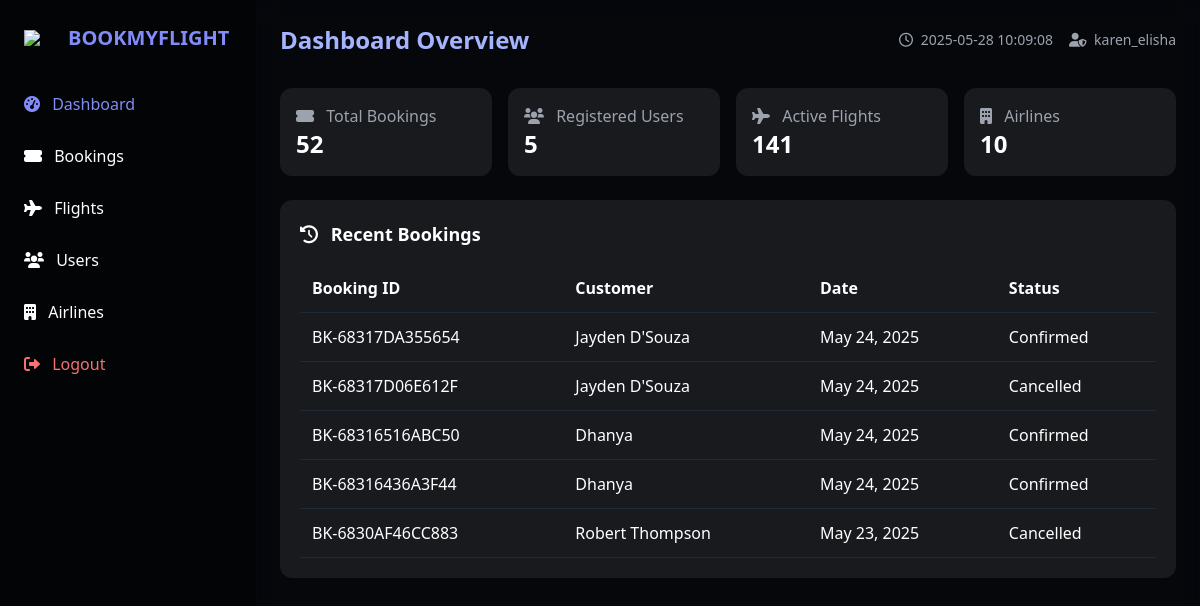
/test.php (signed in), run on an earlier commit of the app's database.
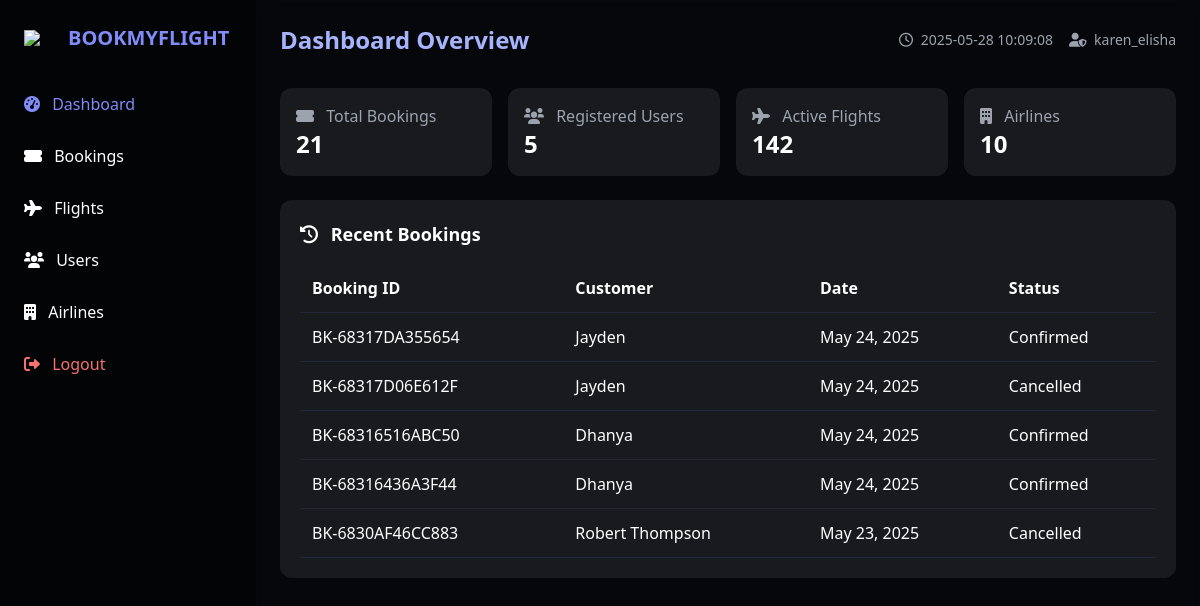
And on a later commit of the database.
### tables this page shows
CREATE TABLE `bookings` (
  `booking_id` int(11) NOT NULL,
  `booking_reference` varchar(20) NOT NULL,
  `user_id` int(11) NOT NULL,
  `flight_id` int(11) NOT NULL,
  `booking_date` datetime NOT NULL,
  `travel_date` date NOT NULL,
  `num_passengers` int(11) NOT NULL,
  `total_amount` decimal(10,2) NOT NULL,
  `contact_email` varchar(100) NOT NULL,
  `contact_phone` varchar(20) NOT NULL,
  `booking_status` enum('Pending','Confirmed','Cancelled') NOT NULL DEFAULT 'Pending',
  `payment_status` enum('Pending','Completed','Failed','Refunded') NOT NULL DEFAULT 'Pending',
  `payment_method` varchar(50) DEFAULT NULL,
  `created_at` datetime NOT NULL,
  `updated_at` datetime NOT NULL,
  `payment_details` varchar(255) DEFAULT NULL
);

CREATE TABLE `users` (
  `user_id` int(11) NOT NULL,
  `full_name` varchar(100) NOT NULL,
  `email` varchar(100) NOT NULL,
  `phone` varchar(15) NOT NULL,
  `password` varchar(255) NOT NULL,
  `member_since` timestamp NOT NULL DEFAULT current_timestamp(),
  `loyalty_points` int(11) DEFAULT 0,
  `loyalty_tier` enum('Bronze','Silver','Gold','Platinum') DEFAULT 'Bronze',
  `created_at` timestamp NULL DEFAULT current_timestamp(),
  `reset_code` varchar(255) DEFAULT NULL,
  `reset_expiry` datetime DEFAULT NULL
);

### test.php (the view, shortened to what the changed rows need)
<?php
$db_host = "localhost";
$db_user = "root";
$db_pass = "";
$db_name = "airlines";
$mysqli = new mysqli($db_host, $db_user, $db_pass, $db_name);
$active_section = isset($_GET['section']) ? $_GET['section'] : 'dashboard';
$bookings_count = $mysqli->query("SELECT COUNT(*) as count FROM bookings")->fetch_assoc()['count'];
$flights_count = $mysqli->query("SELECT COUNT(*) as count FROM flights")->fetch_assoc()['count'];
$recent_bookings = $mysqli->query("SELECT b.booking_reference, u.full_name, b.booking_date, b.booking_status
                                FROM bookings b
                                JOIN users u ON b.user_id = u.user_id
                                ORDER BY b.booking_date DESC
                                LIMIT 5")->fetch_all(MYSQLI_ASSOC);
?>
<!DOCTYPE html>
<html lang="en">
<head>
  <script src="https://cdn.tailwindcss.com"></script>
  <link rel="stylesheet" href="https://cdnjs.cloudflare.com/ajax/libs/font-awesome/6.0.0/css/all.min.css">
</head>
<body class="bg-gray-900 text-white min-h-screen flex">
  <aside class="sidebar w-64 p-6 hidden md:block">
    <div class="flex items-center mb-8">
      <h1 class="text-xl font-bold text-indigo-400">BOOKMYFLIGHT</h1>
    </div>
  </aside>
  <main class="main-content flex-1 p-6 overflow-y-auto">
    <header class="flex justify-between items-center mb-8">
      <h2 class="text-2xl font-bold text-indigo-300">
        <?= ucfirst($active_section) ?> <?= $active_section === 'dashboard' ? 'Overview' : '' ?>
      </h2>
    </header>
    <section id="dashboardSection" class="section <?= $active_section === 'dashboard' ? 'active' : '' ?>">
      <div class="grid grid-cols-1 md:grid-cols-2 lg:grid-cols-4 gap-4 mb-6">
        <div class="card p-4 rounded-xl">
          <div class="text-gray-400"><i class="fas fa-ticket-alt mr-2"></i> Total Bookings</div>
          <div class="text-2xl font-bold"><?= $bookings_count ?></div>
        </div>
        <div class="card p-4 rounded-xl">
          <div class="text-gray-400"><i class="fas fa-plane mr-2"></i> Active Flights</div>
          <div class="text-2xl font-bold"><?= $flights_count ?></div>
        </div>
      </div>
        <div class="card p-5 rounded-xl lg:col-span-2">
          <div class="overflow-x-auto">
            <table class="w-full">
              <thead>
                <tr class="border-b border-gray-800 text-left">
                  <th class="p-3">Booking ID</th>
                  <th class="p-3">Customer</th>
                  <th class="p-3">Date</th>
                  <th class="p-3">Status</th>
                </tr>
              </thead>
              <tbody>
                <?php foreach ($recent_bookings as $booking): ?>
                <tr class="table-row border-b border-gray-800">
                  <td class="p-3"><?= $booking['booking_reference'] ?></td>
                  <td class="p-3"><?= $booking['full_name'] ?></td>
                  <td class="p-3"><?= date('M d, Y', strtotime($booking['booking_date'])) ?></td>
                  <td class="p-3">
                    <span class="badge <?=
                      $booking['booking_status'] === 'Confirmed' ? 'badge-success' :
                      ($booking['booking_status'] === 'Pending' ? 'badge-warning' : 'badge-danger')
                    ?>">
                      <?= $booking['booking_status'] ?>
                    </span>
                  </td>
                </tr>
                <?php endforeach; ?>
              </tbody>
            </table>
          </div>
        </div>
    </section>
  </main>
</body>
</html>

What changed in the data, as far as the page shows it:
changed through a linked row, bookings "BK-68317DA355654": user.full_name "Jayden D'Souza" → "Jayden"
changed through a linked row, bookings "BK-68317D06E612F": user.full_name "Jayden D'Souza" → "Jayden"
Also different on the page:
$bookings_count: "52" → "21"
$flights_count: "141" → "142"
